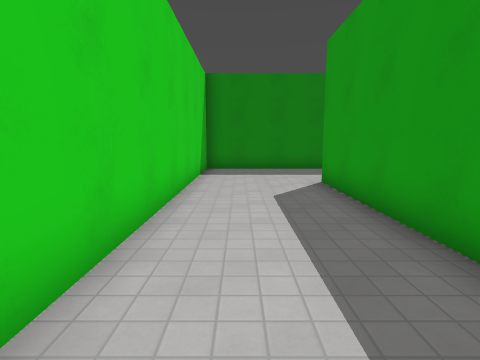
View 1 (above)

24 first-person views from a walk through a level from a Godot 3-D game. The camera is 1.5 m above the floor, tilts 8° down and sees 80° across. The floor is counted in squares, 1.2 m on a side. Each view is taken from the middle of a square. On the plan, view 1 faces up. The plan holds only what a view shows up to about 13 squares ahead; the rest is blank. The place goes on beyond the plan. Surface patterns are stand-ins for the level's own textures.

View 2
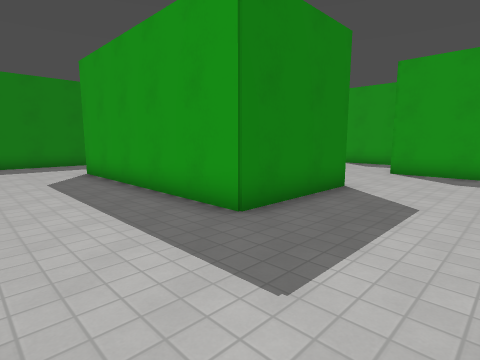

View 3
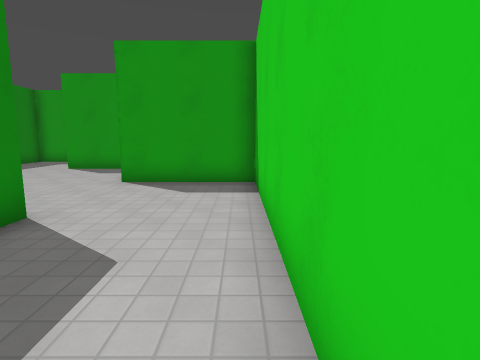

View 4
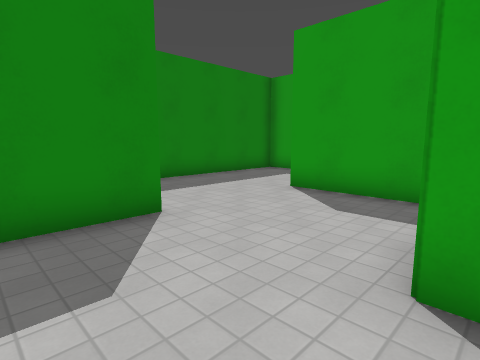

View 5
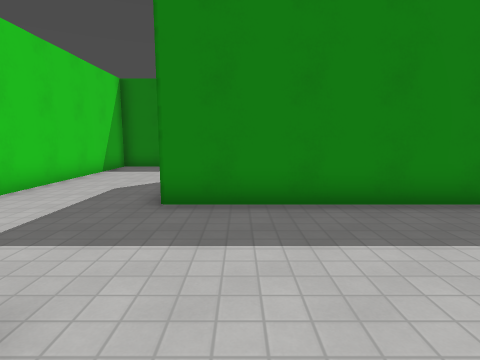

View 6
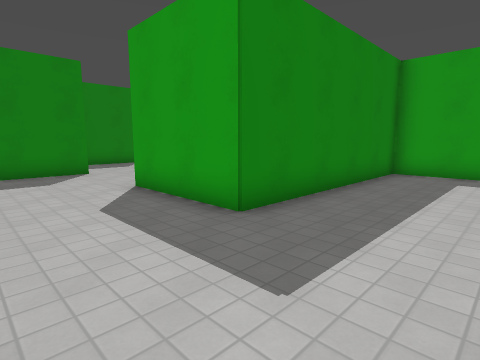

View 7
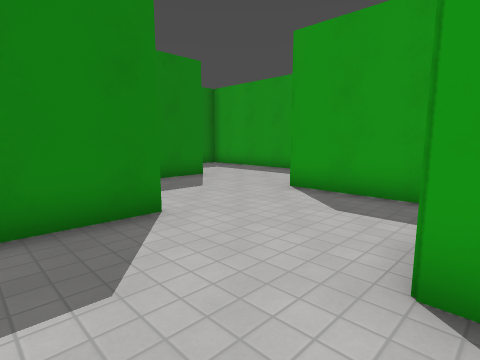

View 8
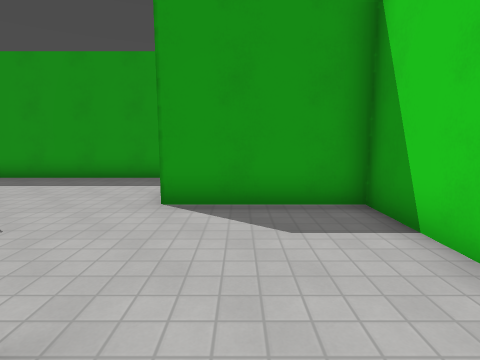

View 9
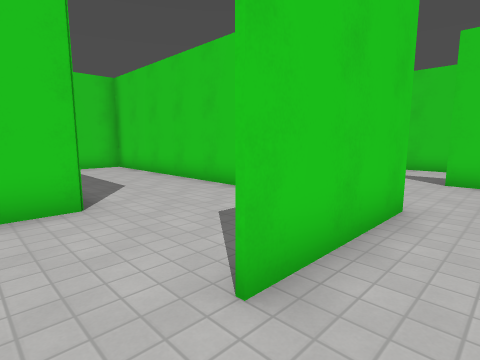

View 10
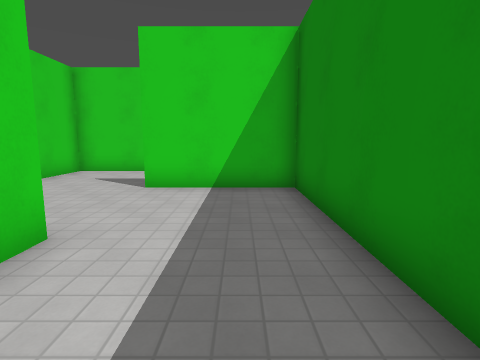

View 11
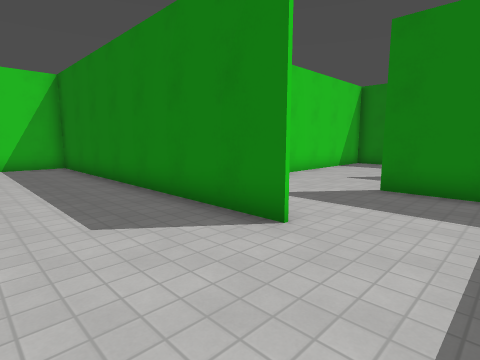

View 12
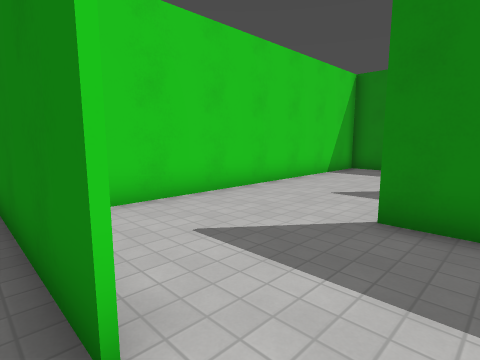

View 13
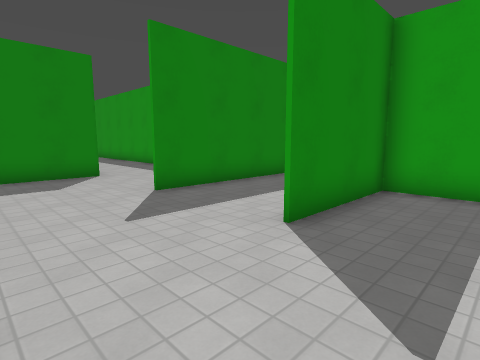

View 14
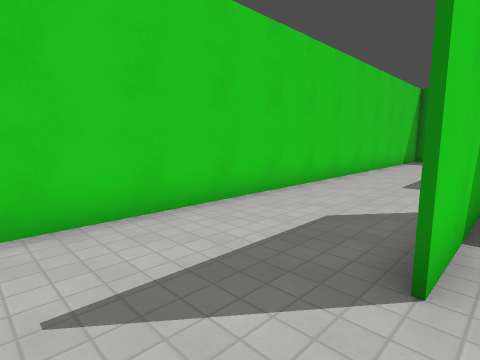

View 15
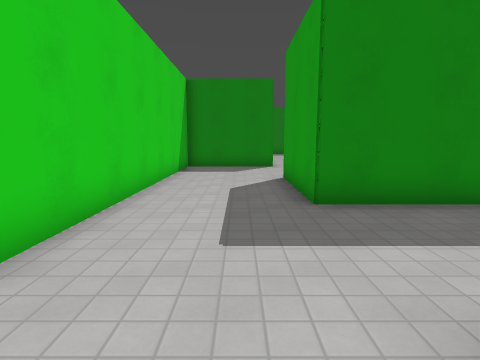

View 16
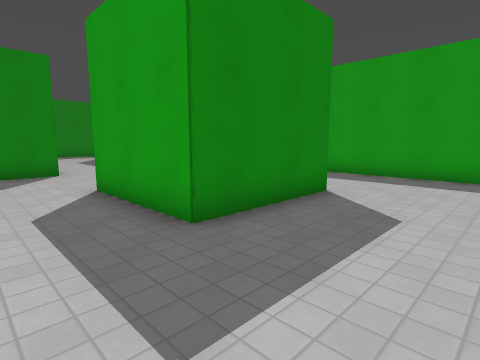

View 17
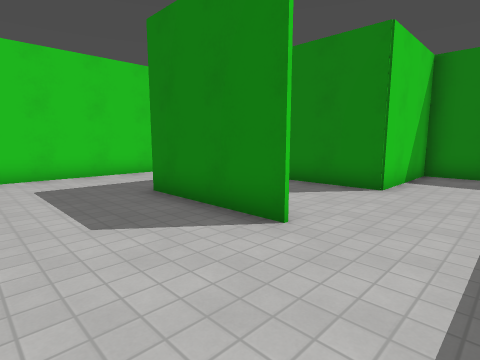

View 18
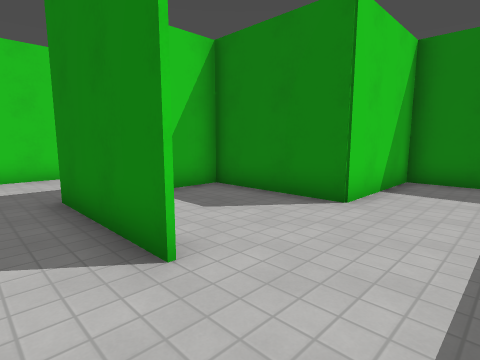

View 19
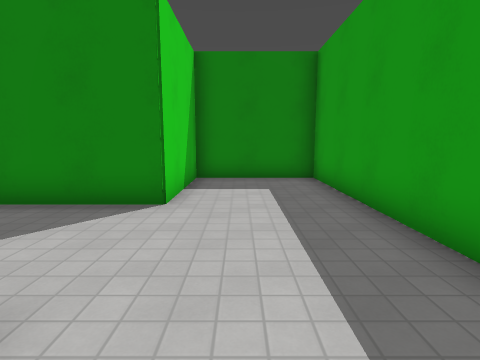

View 20
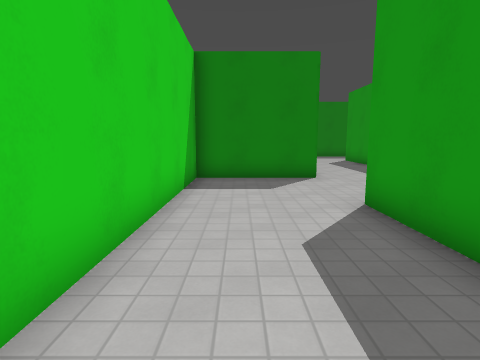

View 21
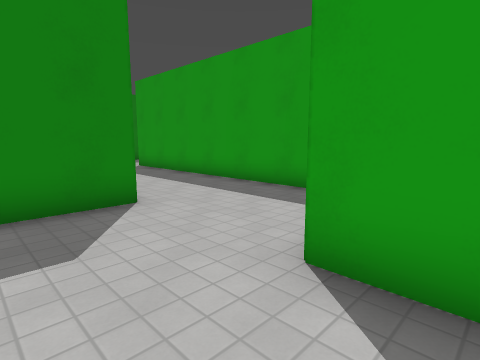

View 22
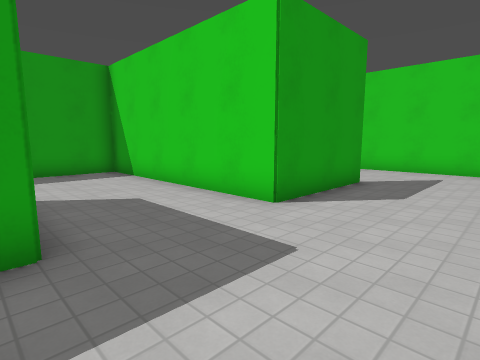

View 23
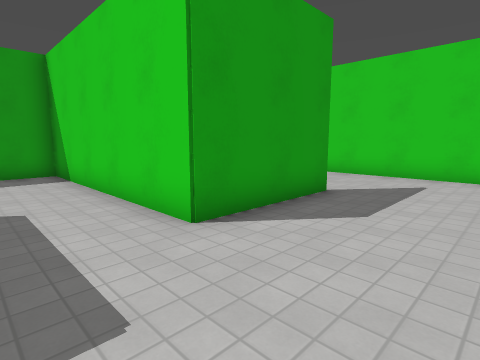

View 24
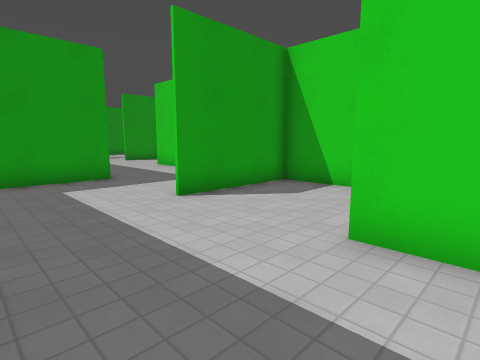

### Floor plan
Points are (right, up) in squares from view 1. A wall is a line through its corners. A room is listed if a view was taken in it or the views show most of it. See-through windows are left out.
Room 1 (views 1, 2, 3, 4, 5, 6, 7, 8, 9, 10, 11, 12, 13, 14, 15, 16, 17, 18, 19, 20, 21, 22, 23, 24)
walls: (6.5, 16.1) (6.5, 4.9); (6.4, 16.6) (10.5, 16.6); (10.6, 16.4) (7.9, 16.4); (3.6, 12.4) (-1.5, 12.4); (2.5, 16.4) (2.5, 20.5) (10.5, 20.5) (10.5, 32.5); (14.6, 20.5) (2.6, 20.5) (2.6, 16.5); (6.6, 24.5) (2.5, 24.5) (2.5, 28.6); (-1.5, 12.5) (4.6, 12.5); (6.9, 4.5) (10.5, 4.5); (18.5, 17.6) (18.5, 24.5) (14.5, 24.5); (10.6, 4.4) (8.2, 4.4); (6.5, 0.4) (2.5, 0.4) (2.5, 8.5); (18.5, 4.4) (18.5, 8.4) (10.5, 8.4) (10.5, 12.5) (14.5, 12.5) (14.5, 16.6); (12.1, 0.5) (14.5, 0.5) (14.5, 4.5); (6.5, 30.9) (6.5, 34.5); (10.6, 32.5) (10.6, 22); (19.5, 28.5) (14.5, 28.5); (2.6, 32.4) (-1.4, 32.4) (-1.4, 1.6); (14.6, 32.4) (6.5, 32.4) (6.5, 28.5) (2.6, 28.5) (2.6, 27); (10.5, -3.5) (10.5, 0.6); (2.4, -3.5) (10.1, -3.5)

Positions as (right, up) in squares from view 1, and headings:
1: (0, 0), facing up
2: (-1, -3), facing up-right
3: (2, -3), facing right
4: (8, 0), facing up-right
5: (12, 3), facing up
6: (7, 5), facing up-right
7: (8, 12), facing up-right
8: (9, 15), facing right
9: (12, 18), facing down-left
10: (10, 19), facing left
11: (17, 17), facing up-left
12: (16, 20), facing up-left
13: (11, 22), facing up-right
14: (3, 14), facing up-left
15: (1, 19), facing up
16: (0, 21), facing up-right
17: (9, 21), facing up-left
18: (9, 23), facing up-left
19: (8, 23), facing up
20: (0, 23), facing up
21: (0, 27), facing up-right
22: (-1, 25), facing down-right
23: (-1, 23), facing down-right
24: (9, 8), facing down-right
